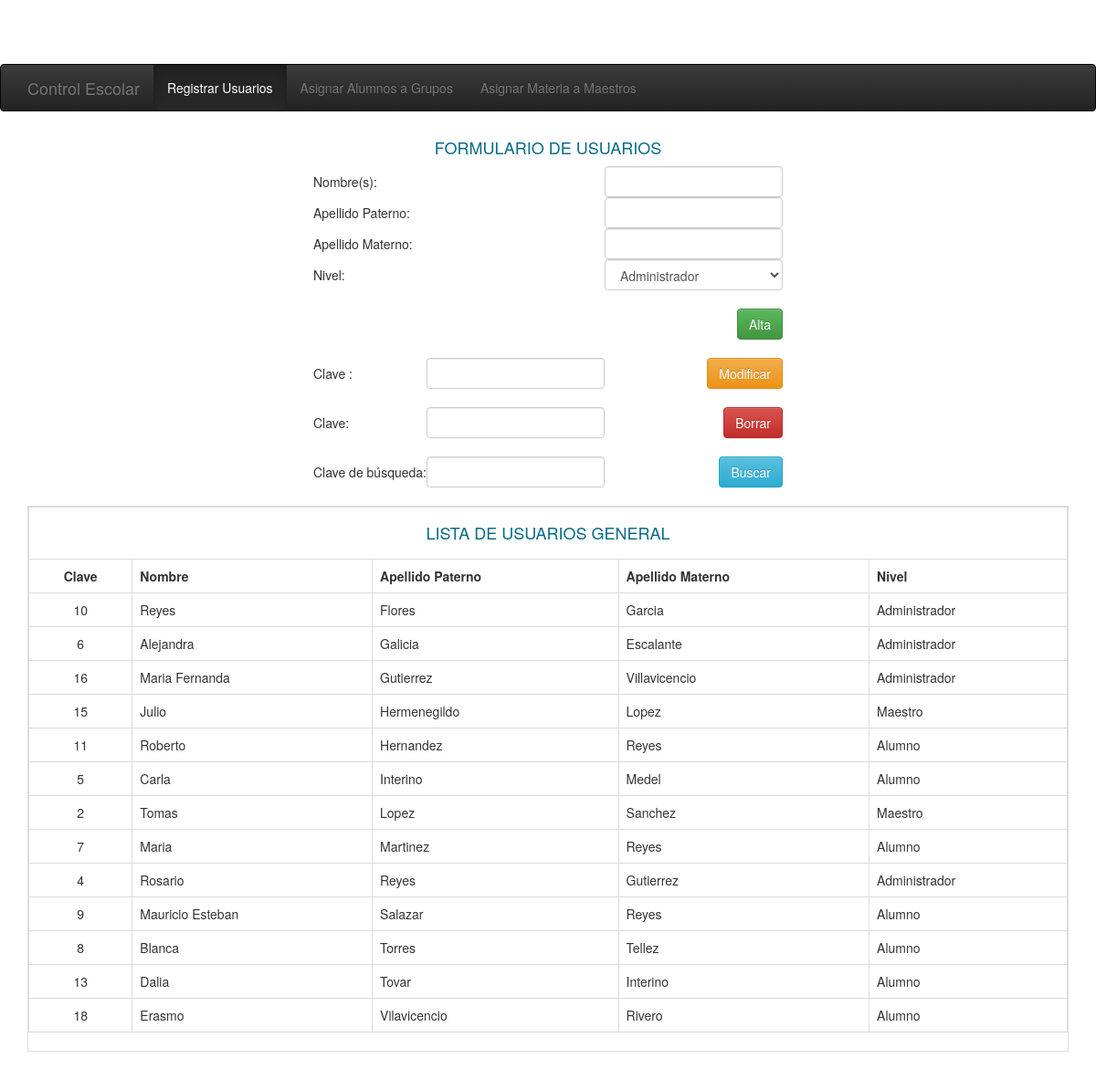
Page /TestUsuario.php on the committed database.
### tables this page shows
CREATE TABLE `usuario` (
  `Id` int(11) NOT NULL AUTO_INCREMENT,
  `Nombre` varchar(50) DEFAULT NULL,
  `ApellidoPaterno` varchar(50) DEFAULT NULL,
  `Telefono` varchar(50) DEFAULT NULL,
  `Calle` varchar(50) DEFAULT NULL,
  `NumeroExterior` varchar(10) DEFAULT NULL,
  `NumeroInterior` varchar(10) DEFAULT NULL,
  `Colonia` varchar(50) DEFAULT NULL,
  `Municipio` varchar(50) DEFAULT NULL,
  `Estado` varchar(50) DEFAULT NULL,
  `CP` varchar(50) DEFAULT NULL,
  `Correo` varchar(50) DEFAULT NULL,
  `Usuario` varchar(20) DEFAULT NULL,
  `Contasena` varchar(20) DEFAULT NULL,
  `Nivel` varchar(10) DEFAULT NULL,
  `Estatus` varchar(30) DEFAULT NULL,
  `ApellidoMaterno` varchar(50) DEFAULT NULL,
  PRIMARY KEY (`Id`)
);

### usuario.php (the view, shortened to what this page needs)
<?php
class Usuario{
    public function readUsuarioG(){
        $sql1="SELECT * FROM usuario WHERE Estatus=1 ORDER BY ApellidoPaterno ASC";
        $result=mysql_query($sql1) or die ("Error en consulta".mysql_error());
        echo "<div class=table-bordered>";
        echo"<table border='0' class=\"table table-bordered\">";
        echo"<tr><td colspan=5 align=center><h4><font color='#086A87'>LISTA DE USUARIOS GENERAL</font></h4></td></tr>";
        echo"<tr>
         <td><b><center>Clave</center></td>
        <td><b>Nombre</td>
        <td><b>Apellido Paterno</td>
        <td><b>Apellido Materno</td>
        <td><b>Nivel</td></tr>";
        while($field=mysql_fetch_array($result)){
            $this->Id =$field['Id'];
            $this->Nombre=utf8_decode($field['Nombre']);
            $this->ApellidoPaterno=utf8_decode($field['ApellidoPaterno']);
            $this->ApellidoMaterno=utf8_decode($field['ApellidoMaterno']);
            $this->Nivel=$field['Nivel'];
            switch($this->Nivel){
                case 1:
                    $type = "Administrador";
                    break;
                case 2:
                    $type = "Maestro";
                    break;
                case 3:
                    $type= "Alumno";
                    break;
               }
            echo"<tr><td><center>$this->Id</center></td>
            <td>$this->Nombre</td>
            <td> $this->ApellidoPaterno</td>
            <td>$this->ApellidoMaterno</td>
            <td>$type</td></tr>";
        }
        echo"</table></div>";
    }
}
?>

### rows in the picture
usuario: Id "10", Nombre "Reyes", ApellidoPaterno "Flores", ApellidoMaterno "Garcia", Nivel "Administrador"
usuario: Id "6", Nombre "Alejandra", ApellidoPaterno "Galicia", ApellidoMaterno "Escalante", Nivel "Administrador"
usuario: Id "16", Nombre "Maria Fernanda", ApellidoPaterno "Gutierrez", ApellidoMaterno "Villavicencio", Nivel "Administrador"
usuario: Id "15", Nombre "Julio", ApellidoPaterno "Hermenegildo", ApellidoMaterno "Lopez", Nivel "Maestro"
usuario: Id "11", Nombre "Roberto", ApellidoPaterno "Hernandez", ApellidoMaterno "Reyes", Nivel "Alumno"
usuario: Id "5", Nombre "Carla", ApellidoPaterno "Interino", ApellidoMaterno "Medel", Nivel "Alumno"
usuario: Id "2", Nombre "Tomas", ApellidoPaterno "Lopez", ApellidoMaterno "Sanchez", Nivel "Maestro"
usuario: Id "7", Nombre "Maria", ApellidoPaterno "Martinez", ApellidoMaterno "Reyes", Nivel "Alumno"
usuario: Id "4", Nombre "Rosario", ApellidoPaterno "Reyes", ApellidoMaterno "Gutierrez", Nivel "Administrador"
usuario: Id "9", Nombre "Mauricio Esteban", ApellidoPaterno "Salazar", ApellidoMaterno "Reyes", Nivel "Alumno"
usuario: Id "8", Nombre "Blanca", ApellidoPaterno "Torres", ApellidoMaterno "Tellez", Nivel "Alumno"
usuario: Id "13", Nombre "Dalia", ApellidoPaterno "Tovar", ApellidoMaterno "Interino", Nivel "Alumno"
usuario: Id "18", Nombre "Erasmo", ApellidoPaterno "Vilavicencio", ApellidoMaterno "Rivero", Nivel "Alumno"
